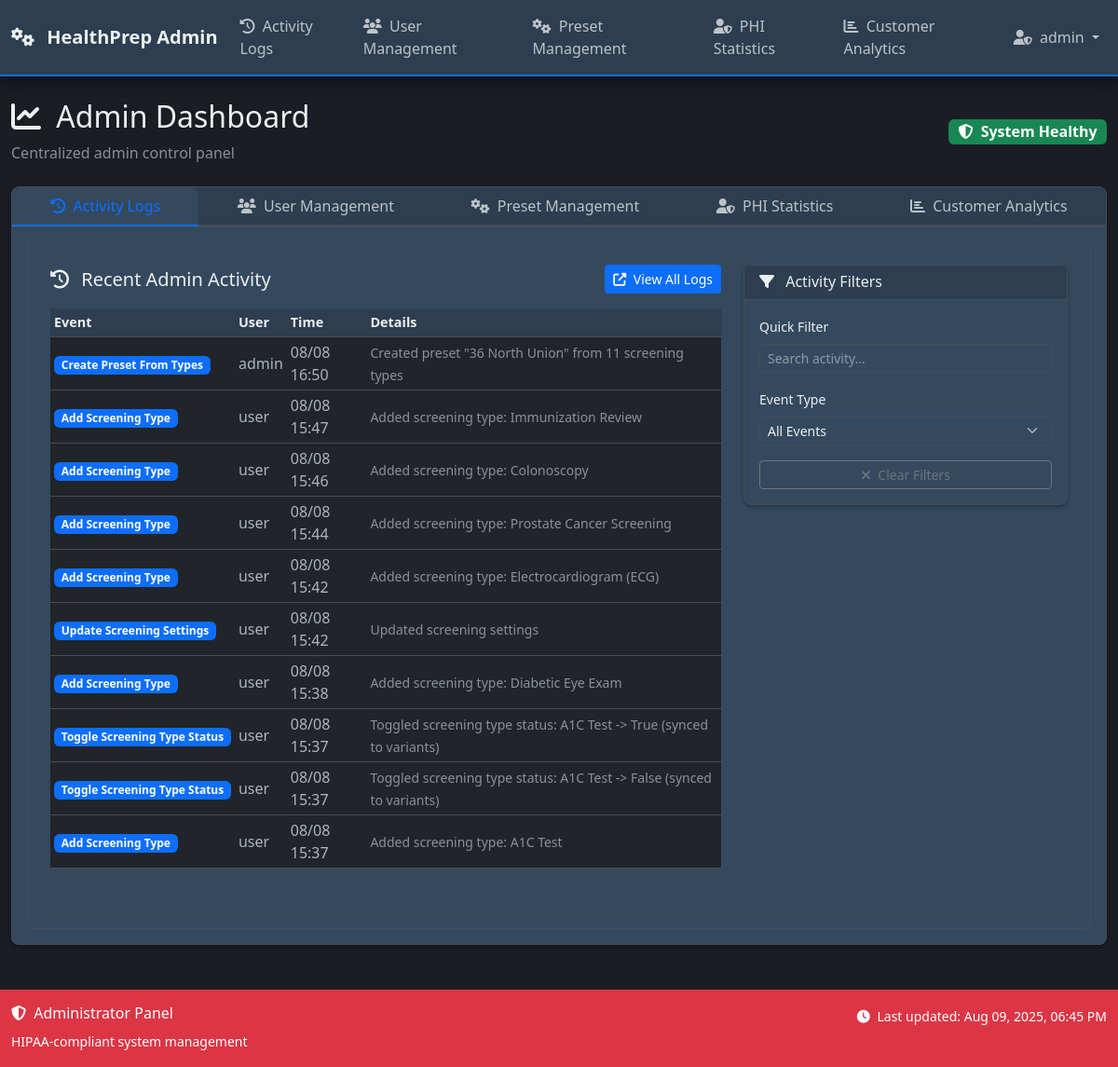
The page /admin/dashboard/logs (signed in) on the database its author committed.
### models.py (models this page shows, shortened)
class User(UserMixin, db.Model):
    __tablename__ = 'users'
    id = db.Column(db.Integer, primary_key=True)
    username = db.Column(db.String(80), nullable=False)  # Unique within organization
    email = db.Column(db.String(120), nullable=False)  # Unique within organization
    password_hash = db.Column(db.String(255), nullable=False)
    role = db.Column(db.String(20), default='nurse', nullable=False)  # 'root_admin', 'admin', 'MA', 'nurse'
    is_admin = db.Column(db.Boolean, default=False, nullable=False)  # Kept for backward compatibility
    is_active_user = db.Column(db.Boolean, default=True, nullable=False)
    is_root_admin = db.Column(db.Boolean, default=False, nullable=False)  # Super admin for managing all organizations
    org_id = db.Column(db.Integer, db.ForeignKey('organizations.id'), nullable=True)  # Nullable for root admins
    epic_user_id = db.Column(db.String(100))  # Epic user ID for mapping
    two_factor_enabled = db.Column(db.Boolean, default=False)
    session_timeout_minutes = db.Column(db.Integer, default=30)
    last_activity = db.Column(db.DateTime, default=datetime.utcnow)
    failed_login_attempts = db.Column(db.Integer, default=0)
    locked_until = db.Column(db.DateTime)
    created_at = db.Column(db.DateTime, default=datetime.utcnow)
    last_login = db.Column(db.DateTime, default=datetime.utcnow)
    created_by = db.Column(db.Integer, db.ForeignKey('users.id'))
    updated_at = db.Column(db.DateTime, default=datetime.utcnow, onupdate=datetime.utcnow)
    __table_args__ = (
        db.UniqueConstraint('username', 'org_id', name='unique_username_per_org'),
        db.UniqueConstraint('email', 'org_id', name='unique_email_per_org'),
    )
    def is_admin_user(self):
        return self.role == 'admin' or self.is_admin or self.is_root_admin
    def update_activity(self):
        self.last_activity = datetime.utcnow()
    @property
    def is_active(self):
        return self.is_active_user
    @property
    def role_display(self):
        role_names = {
            'root_admin': 'Root Administrator',
            'admin': 'Administrator',
            'MA': 'Medical Assistant',
            'nurse': 'Nurse'
        }
        return role_names.get(self.role, self.role.title())

class AdminLog(db.Model):
    __tablename__ = 'admin_logs'
    id = db.Column(db.Integer, primary_key=True)
    timestamp = db.Column(db.DateTime, default=datetime.utcnow)
    event_type = db.Column(db.String(50))
    user_id = db.Column(db.Integer, db.ForeignKey('users.id'))
    org_id = db.Column(db.Integer, db.ForeignKey('organizations.id'), nullable=False)  # Organization scope
    ip_address = db.Column(db.String(45))
    patient_id = db.Column(db.Integer, db.ForeignKey('patient.id'))  # Patient accessed (if applicable)
    resource_type = db.Column(db.String(50))  # Type of resource accessed (patient, document, screening)
    resource_id = db.Column(db.Integer)  # ID of specific resource
    action_details = db.Column(db.Text)  # Human-readable action description
    data = db.Column(db.JSON)  # Additional structured data
    session_id = db.Column(db.String(100))  # Session identifier
    user_agent = db.Column(db.Text)  # Browser/client information
    user = db.relationship('User', backref=db.backref('admin_logs', lazy=True))
    organization = db.relationship('Organization', backref=db.backref('admin_logs', lazy=True))
    patient = db.relationship('Patient', backref=db.backref('access_logs', lazy=True))

### routes/admin_routes.py (the view)
@admin_bp.route('/dashboard/logs')
@login_required
@admin_required
def dashboard_logs():
    try:
        data = get_dashboard_data()
        data['active_tab'] = 'activity'
        return render_template('admin/dashboard.html', **data)
    except Exception as e:
        logger.error(f"Error in dashboard logs: {str(e)}")
        flash('Error loading dashboard', 'error')
        return render_template('error/500.html'), 500

### templates/admin/dashboard.html (shortened to what this page needs)
{% extends 'base_admin.html' %}
{% block extra_css %}
<link rel="stylesheet" href="https://cdn.datatables.net/1.13.4/css/dataTables.bootstrap5.min.css">
{% endblock %}
{% block content %}
<div class="d-flex justify-content-between align-items-center mb-4">
    <div>
        <h2>
            <i class="fas fa-chart-line me-2"></i>
            Admin Dashboard
        </h2>
        <p class="text-muted mb-0">Centralized admin control panel</p>
    </div>
    <div>
        <span class="badge bg-success fs-6">
            <i class="fas fa-shield-alt me-1"></i>
            System Healthy
        </span>
    </div>
</div>
<div class="card">
    <div class="card-header p-0">
        <nav>
            <div class="nav nav-tabs d-flex" id="nav-tab" role="tablist" style="white-space: nowrap;">
                <a class="nav-link flex-fill text-center small {{ 'active' if active_tab == 'activity' else '' }}" href="{{ url_for('admin.dashboard_logs') }}" style="min-width: 0; padding: 0.5rem 0.25rem;">
                    <i class="fas fa-history me-1"></i>
                    <span class="d-none d-md-inline">Activity Logs</span>
                </a>
                <a class="nav-link flex-fill text-center small {{ 'active' if active_tab == 'users' else '' }}" href="{{ url_for('admin.dashboard_users') }}" style="min-width: 0; padding: 0.5rem 0.25rem;">
                    <i class="fas fa-users me-1"></i>
                    <span class="d-none d-md-inline">User Management</span>
                </a>
                <a class="nav-link flex-fill text-center small {{ 'active' if active_tab == 'presets' else '' }}" href="{{ url_for('admin.dashboard_presets') }}" style="min-width: 0; padding: 0.5rem 0.25rem;">
                    <i class="fas fa-cogs me-1"></i>
                    <span class="d-none d-md-inline">Preset Management</span>
                </a>
                <a class="nav-link flex-fill text-center small {{ 'active' if active_tab == 'phi' else '' }}" href="{{ url_for('admin.dashboard_phi') }}" style="min-width: 0; padding: 0.5rem 0.25rem;">
                    <i class="fas fa-user-shield me-1"></i>
                    <span class="d-none d-md-inline">PHI Statistics</span>
                </a>
                <a class="nav-link flex-fill text-center small {{ 'active' if active_tab == 'analytics' else '' }}" href="{{ url_for('admin.dashboard_analytics') }}" style="min-width: 0; padding: 0.5rem 0.25rem;">
                    <i class="fas fa-chart-bar me-1"></i>
                    <span class="d-none d-md-inline">Customer Analytics</span>
                </a>
            </div>
        </nav>
    </div>
    <div class="card-body">
        <div class="tab-content" id="nav-tabContent">
            <div class="tab-pane fade {{ 'show active' if active_tab == 'activity' else '' }}" id="nav-activity" role="tabpanel" aria-labelledby="nav-activity-tab">
                <div class="row">
                    <div class="col-lg-8 mb-4">
                        <div class="d-flex justify-content-between align-items-center mb-3">
                            <h5 class="mb-0">
                                <i class="fas fa-history me-2"></i>
                                Recent Admin Activity
                            </h5>
                            <a href="{{ url_for('admin.logs') }}" class="btn btn-sm btn-primary">
                                <i class="fas fa-external-link-alt me-1"></i>
                                View All Logs
                            </a>
                        </div>
                        {% if recent_logs %}
                        <div class="table-responsive">
                            <table id="activityTable" class="table table-hover table-sm">
                                <thead>
                                    <tr>
                                        <th>Event</th>
                                        <th>User</th>
                                        <th>Time</th>
                                        <th>Details</th>
                                    </tr>
                                </thead>
                                <tbody>
                                    {% for log in recent_logs %}
                                    <tr>
                                        <td>
                                            <span class="badge bg-primary">{{ log.event_type.replace('_', ' ').title() if log.event_type else 'Unknown' }}</span>
                                        </td>
                                        <td>{{ log.user.username if log.user else 'System' }}</td>
                                        <td>{{ log.timestamp.strftime('%m/%d %H:%M') }}</td>
                                        <td>
                                            <small class="text-muted">{{ log.data.get('description', '') if log.data else '' }}</small>
                                        </td>
                                    </tr>
                                    {% endfor %}
                                </tbody>
                            </table>
                        </div>
                        {% else %}
                        <div class="text-center py-5">
                            <i class="fas fa-clipboard-list fa-3x text-muted mb-3"></i>
                            <h5 class="text-muted">No Recent Activity</h5>
                            <p class="text-muted">Admin actions will appear here</p>
                        </div>
                        {% endif %}
                    </div>
                    <div class="col-lg-4">
                        <div class="card">
                            <div class="card-header">
                                <h6 class="mb-0">
                                    <i class="fas fa-filter me-2"></i>
                                    Activity Filters
                                </h6>
                            </div>
                            <div class="card-body">
                                <div class="mb-3">
                                    <label class="form-label small">Quick Filter</label>
                                    <input type="text" id="activitySearch" class="form-control form-control-sm" placeholder="Search activity...">
                                </div>
                                <div class="mb-3">
                                    <label class="form-label small">Event Type</label>
                                    <select id="eventTypeFilter" class="form-select form-select-sm">
                                        <option value="">All Events</option>
                                    </select>
                                </div>
                                <div class="d-grid gap-2">
                                    <button id="clearFilters" class="btn btn-sm btn-outline-secondary">
                                        <i class="fas fa-times me-1"></i>
                                        Clear Filters
                                    </button>
                                </div>
                            </div>
                        </div>
                    </div>
                </div>
            </div>
        </div>
    </div>
</div>
{% endblock %}

### templates/base_admin.html (shortened to what this page needs)
<!DOCTYPE html>
<html lang="en" data-bs-theme="dark">
<head>
    <link href="https://cdn.jsdelivr.net/npm/bootstrap@5.3.0/dist/css/bootstrap.min.css" rel="stylesheet">
    <link href="https://cdnjs.cloudflare.com/ajax/libs/font-awesome/6.4.0/css/all.min.css" rel="stylesheet">
    <link href="{{ url_for('static', filename='css/custom.css') }}" rel="stylesheet">
    <link href="{{ url_for('static', filename='css/loading-states.css') }}" rel="stylesheet">
    {% block extra_css %}{% endblock %}
</head>
<body>
    <nav class="navbar navbar-expand-lg navbar-dark bg-danger">
        <div class="container">
            <a class="navbar-brand" href="{{ url_for('admin.dashboard') }}">
                <i class="fas fa-cogs me-2"></i>
                HealthPrep Admin
            </a>
            <div class="collapse navbar-collapse" id="adminNavbar">
                <ul class="navbar-nav me-auto">
                    <li class="nav-item">
                        <a class="nav-link" href="{{ url_for('admin.dashboard_logs') }}">
                            <i class="fas fa-history me-1"></i> Activity Logs
                        </a>
                    </li>
                    <li class="nav-item">
                        <a class="nav-link" href="{{ url_for('admin.users_list') }}">
                            <i class="fas fa-users me-1"></i> User Management
                        </a>
                    </li>
                    <li class="nav-item">
                        <a class="nav-link" href="{{ url_for('admin.dashboard_presets') }}">
                            <i class="fas fa-cogs me-1"></i> Preset Management
                        </a>
                    </li>
                    <li class="nav-item">
                        <a class="nav-link" href="{{ url_for('admin.dashboard_phi') }}">
                            <i class="fas fa-user-shield me-1"></i> PHI Statistics
                        </a>
                    </li>
                    <li class="nav-item">
                        <a class="nav-link" href="{{ url_for('admin.dashboard_analytics') }}">
                            <i class="fas fa-chart-bar me-1"></i> Customer Analytics
                        </a>
                    </li>
                </ul>
                <ul class="navbar-nav">
                    <li class="nav-item dropdown">
                        <a class="nav-link dropdown-toggle" href="#" id="adminUserDropdown" role="button" data-bs-toggle="dropdown">
                            <i class="fas fa-user-shield me-1"></i> {{ current_user.username }}
                        </a>
                    </li>
                </ul>
            </div>
        </div>
    </nav>
    <main class="container-fluid my-4">
        {% block content %}{% endblock %}
    </main>
    <footer class="bg-danger text-white py-3 mt-5">
        <div class="container">
            <div class="row">
                <div class="col-md-6">
                    <h6><i class="fas fa-shield-alt me-1"></i> Administrator Panel</h6>
                    <small>HIPAA-compliant system management</small>
                </div>
                <div class="col-md-6 text-end">
                    <small>
                        <i class="fas fa-clock me-1"></i>
                        Last updated: <span id="lastUpdated"></span>
                    </small>
                </div>
            </div>
        </div>
    </footer>
</body>
</html>

### rows shown on the page
User: username "admin"
AdminLog: event_type.replace "Create Preset From Types", user "admin", timestamp "08/08 16:50", data "Created preset \"36 North Union\" from 11 screening types"
AdminLog: event_type.replace "Add Screening Type", user "user", timestamp "08/08 15:47", data "Added screening type: Immunization Review"
AdminLog: event_type.replace "Add Screening Type", user "user", timestamp "08/08 15:46", data "Added screening type: Colonoscopy"
AdminLog: event_type.replace "Add Screening Type", user "user", timestamp "08/08 15:44", data "Added screening type: Prostate Cancer Screening"
AdminLog: event_type.replace "Add Screening Type", user "user", timestamp "08/08 15:42", data "Added screening type: Electrocardiogram (ECG)"
AdminLog: event_type.replace "Update Screening Settings", user "user", timestamp "08/08 15:42", data "Updated screening settings"
AdminLog: event_type.replace "Add Screening Type", user "user", timestamp "08/08 15:38", data "Added screening type: Diabetic Eye Exam"
AdminLog: event_type.replace "Toggle Screening Type Status", user "user", timestamp "08/08 15:37", data "Toggled screening type status: A1C Test -> True (synced to variants)"
AdminLog: event_type.replace "Toggle Screening Type Status", user "user", timestamp "08/08 15:37", data "Toggled screening type status: A1C Test -> False (synced to variants)"
AdminLog: event_type.replace "Add Screening Type", user "user", timestamp "08/08 15:37", data "Added screening type: A1C Test"
